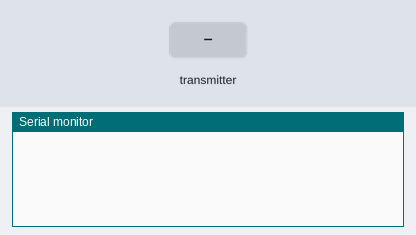
Simulated run of this sketch. Board: ESP32. Parts: the last lines printed to the serial monitor. The inputs (shaded band) are chosen by the test bench.

Above: at 1.2 s.
1.3 s: the transmitter starts sending heartRate = 0
At 1.66 s:
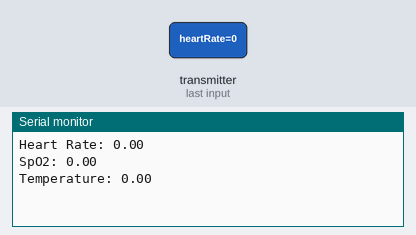
2.8 s: the transmitter starts sending spo2 = 25
4.3 s: the transmitter starts sending temperature = 25
At 4.66 s:
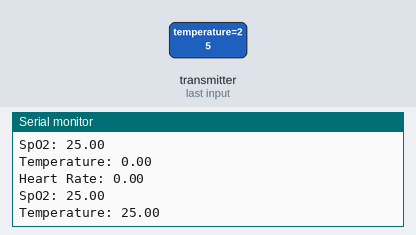
5.8 s: the transmitter starts sending heartRate = 25
7.3 s: the transmitter starts sending spo2 = 50
8.8 s: the transmitter starts sending temperature = 50
At 9.16 s:
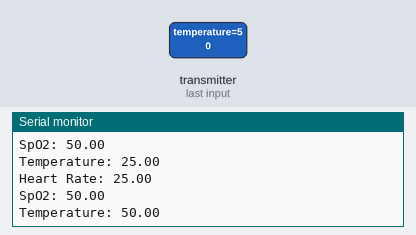
Timing chart, 0 to 11.3 s (numbered marks = the images above; inputs shaded):
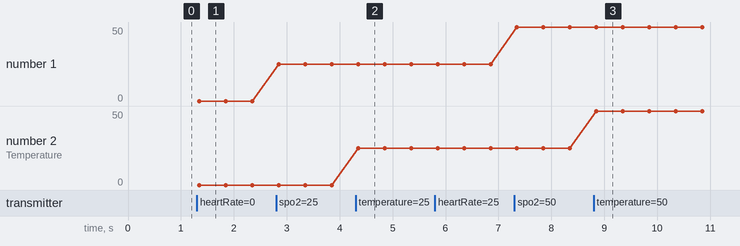

The sketch:

rover_receiver.ino
```cpp
#include <esp_now.h>
#include <WiFi.h>

typedef struct healthData
{
float heartRate;
float spo2;
float temperature;
} healthData;

healthData receivedData;

void OnDataRecv(const uint8_t * mac,const uint8_t *incomingData,int len)
{
memcpy(&receivedData,incomingData,sizeof(receivedData));

Serial.print("Heart Rate: ");
Serial.println(receivedData.heartRate);

Serial.print("SpO2: ");
Serial.println(receivedData.spo2);

Serial.print("Temperature: ");
Serial.println(receivedData.temperature);
}

void setup()
{
Serial.begin(115200);

WiFi.mode(WIFI_STA);

esp_now_init();

esp_now_register_recv_cb(OnDataRecv);
}

void loop()
{
}
```

Measured:
- after the input at 1.3 s, the serial monitor: prints a new line after 0.05 s (image 1)
- after the input at 4.3 s, the serial monitor: prints a new line after 0.05 s (image 2)
- after the input at 8.8 s, the serial monitor: prints a new line after 0.05 s (image 3)
- plotted number 1: 0 → 25 after the input at 2.8 s, 25 → 50 after the input at 7.3 s
